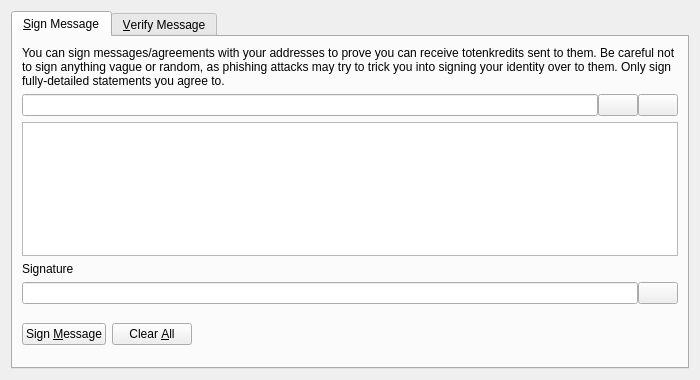
<?xml version="1.0" encoding="UTF-8"?>
<ui version="4.0">
 <class>SignVerifyMessageDialog</class>
 <widget class="QDialog" name="SignVerifyMessageDialog">
  <property name="geometry">
   <rect>
    <x>0</x>
    <y>0</y>
    <width>700</width>
    <height>380</height>
   </rect>
  </property>
  <property name="windowTitle">
   <string>Signatures - Sign / Verify a Message</string>
  </property>
  <property name="modal">
   <bool>true</bool>
  </property>
  <layout class="QVBoxLayout" name="verticalLayout">
   <item>
    <widget class="QTabWidget" name="tabWidget">
     <property name="currentIndex">
      <number>0</number>
     </property>
     <widget class="QWidget" name="tabSignMessage">
      <attribute name="title">
       <string>&amp;Sign Message</string>
      </attribute>
      <layout class="QVBoxLayout" name="verticalLayout_SM">
       <item>
        <widget class="QLabel" name="infoLabel_SM">
         <property name="text">
          <string>You can sign messages/agreements with your addresses to prove you can receive totenkredits sent to them. Be careful not to sign anything vague or random, as phishing attacks may try to trick you into signing your identity over to them. Only sign fully-detailed statements you agree to.</string>
         </property>
         <property name="textFormat">
          <enum>Qt::PlainText</enum>
         </property>
         <property name="wordWrap">
          <bool>true</bool>
         </property>
        </widget>
       </item>
       <item>
        <layout class="QHBoxLayout" name="horizontalLayout_1_SM">
         <property name="spacing">
          <number>0</number>
         </property>
         <item>
          <widget class="QValidatedLineEdit" name="addressIn_SM">
           <property name="toolTip">
            <string>The Totenkredit address to sign the message with</string>
           </property>
          </widget>
         </item>
         <item>
          <widget class="QPushButton" name="addressBookButton_SM">
           <property name="toolTip">
            <string>Choose previously used address</string>
           </property>
           <property name="text">
            <string/>
           </property>
           <property name="icon">
            <iconset resource="../bitcoin.qrc">
             <normaloff>:/icons/address-book</normaloff>:/icons/address-book</iconset>
           </property>
           <property name="shortcut">
            <string>Alt+A</string>
           </property>
           <property name="autoDefault">
            <bool>false</bool>
           </property>
          </widget>
         </item>
         <item>
          <widget class="QPushButton" name="pasteButton_SM">
           <property name="toolTip">
            <string>Paste address from clipboard</string>
           </property>
           <property name="text">
            <string/>
           </property>
           <property name="icon">
            <iconset resource="../bitcoin.qrc">
             <normaloff>:/icons/editpaste</normaloff>:/icons/editpaste</iconset>
           </property>
           <property name="shortcut">
            <string>Alt+P</string>
           </property>
           <property name="autoDefault">
            <bool>false</bool>
           </property>
          </widget>
         </item>
        </layout>
       </item>
       <item>
        <widget class="QPlainTextEdit" name="messageIn_SM">
         <property name="toolTip">
          <string>Enter the message you want to sign here</string>
         </property>
        </widget>
       </item>
       <item>
        <widget class="QLabel" name="signatureLabel_SM">
         <property name="text">
          <string>Signature</string>
         </property>
         <property name="textFormat">
          <enum>Qt::PlainText</enum>
         </property>
        </widget>
       </item>
       <item>
        <layout class="QHBoxLayout" name="horizontalLayout_2_SM">
         <property name="spacing">
          <number>0</number>
         </property>
         <item>
          <widget class="QLineEdit" name="signatureOut_SM">
           <property name="font">
            <font>
             <italic>true</italic>
            </font>
           </property>
           <property name="readOnly">
            <bool>true</bool>
           </property>
          </widget>
         </item>
         <item>
          <widget class="QPushButton" name="copySignatureButton_SM">
           <property name="toolTip">
            <string>Copy the current signature to the system clipboard</string>
           </property>
           <property name="text">
            <string/>
           </property>
           <property name="icon">
            <iconset resource="../bitcoin.qrc">
             <normaloff>:/icons/editcopy</normaloff>:/icons/editcopy</iconset>
           </property>
           <property name="autoDefault">
            <bool>false</bool>
           </property>
          </widget>
         </item>
        </layout>
       </item>
       <item>
        <layout class="QHBoxLayout" name="horizontalLayout_3_SM">
         <item>
          <widget class="QPushButton" name="signMessageButton_SM">
           <property name="toolTip">
            <string>Sign the message to prove you own this Totenkredit address</string>
           </property>
           <property name="text">
            <string>Sign &amp;Message</string>
           </property>
           <property name="icon">
            <iconset resource="../bitcoin.qrc">
             <normaloff>:/icons/edit</normaloff>:/icons/edit</iconset>
           </property>
           <property name="autoDefault">
            <bool>false</bool>
           </property>
          </widget>
         </item>
         <item>
          <widget class="QPushButton" name="clearButton_SM">
           <property name="toolTip">
            <string>Reset all sign message fields</string>
           </property>
           <property name="text">
            <string>Clear &amp;All</string>
           </property>
           <property name="icon">
            <iconset resource="../bitcoin.qrc">
             <normaloff>:/icons/remove</normaloff>:/icons/remove</iconset>
           </property>
           <property name="autoDefault">
            <bool>false</bool>
           </property>
          </widget>
         </item>
         <item>
          <spacer name="horizontalSpacer_1_SM">
           <property name="orientation">
            <enum>Qt::Horizontal</enum>
           </property>
           <property name="sizeHint" stdset="0">
            <size>
             <width>40</width>
             <height>48</height>
            </size>
           </property>
          </spacer>
         </item>
         <item>
          <widget class="QLabel" name="statusLabel_SM">
           <property name="font">
            <font>
             <weight>75</weight>
             <bold>true</bold>
            </font>
           </property>
           <property name="text">
            <string/>
           </property>
           <property name="wordWrap">
            <bool>true</bool>
           </property>
          </widget>
         </item>
         <item>
          <spacer name="horizontalSpacer_2_SM">
           <property name="orientation">
            <enum>Qt::Horizontal</enum>
           </property>
           <property name="sizeHint" stdset="0">
            <size>
             <width>40</width>
             <height>48</height>
            </size>
           </property>
          </spacer>
         </item>
        </layout>
       </item>
      </layout>
     </widget>
     <widget class="QWidget" name="tabVerifyMessage">
      <attribute name="title">
       <string>&amp;Verify Message</string>
      </attribute>
      <layout class="QVBoxLayout" name="verticalLayout_VM">
       <item>
        <widget class="QLabel" name="infoLabel_VM">
         <property name="text">
          <string>Enter the receiver's address, message (ensure you copy line breaks, spaces, tabs, etc. exactly) and signature below to verify the message. Be careful not to read more into the signature than what is in the signed message itself, to avoid being tricked by a man-in-the-middle attack. Note that this only proves the signing party receives with the address, it cannot prove sendership of any transaction!</string>
         </property>
         <property name="textFormat">
          <enum>Qt::PlainText</enum>
         </property>
         <property name="alignment">
          <set>Qt::AlignLeading|Qt::AlignLeft|Qt::AlignTop</set>
         </property>
         <property name="wordWrap">
          <bool>true</bool>
         </property>
        </widget>
       </item>
       <item>
        <layout class="QHBoxLayout" name="horizontalLayout_1_VM">
         <property name="spacing">
          <number>0</number>
         </property>
         <item>
          <widget class="QValidatedLineEdit" name="addressIn_VM">
           <property name="toolTip">
            <string>The Totenkredit address the message was signed with</string>
           </property>
          </widget>
         </item>
         <item>
          <widget class="QPushButton" name="addressBookButton_VM">
           <property name="toolTip">
            <string>Choose previously used address</string>
           </property>
           <property name="text">
            <string/>
           </property>
           <property name="icon">
            <iconset resource="../bitcoin.qrc">
             <normaloff>:/icons/address-book</normaloff>:/icons/address-book</iconset>
           </property>
           <property name="shortcut">
            <string>Alt+A</string>
           </property>
           <property name="autoDefault">
            <bool>false</bool>
           </property>
          </widget>
         </item>
        </layout>
       </item>
       <item>
        <widget class="QPlainTextEdit" name="messageIn_VM"/>
       </item>
       <item>
        <widget class="QValidatedLineEdit" name="signatureIn_VM"/>
       </item>
       <item>
        <layout class="QHBoxLayout" name="horizontalLayout_2_VM">
         <item>
          <widget class="QPushButton" name="verifyMessageButton_VM">
           <property name="toolTip">
            <string>Verify the message to ensure it was signed with the specified Totenkredit address</string>
           </property>
           <property name="text">
            <string>Verify &amp;Message</string>
           </property>
           <property name="icon">
            <iconset resource="../bitcoin.qrc">
             <normaloff>:/icons/transaction_0</normaloff>:/icons/transaction_0</iconset>
           </property>
           <property name="autoDefault">
            <bool>false</bool>
           </property>
          </widget>
         </item>
         <item>
          <widget class="QPushButton" name="clearButton_VM">
           <property name="toolTip">
            <string>Reset all verify message fields</string>
           </property>
           <property name="text">
            <string>Clear &amp;All</string>
           </property>
           <property name="icon">
            <iconset resource="../bitcoin.qrc">
             <normaloff>:/icons/remove</normaloff>:/icons/remove</iconset>
           </property>
           <property name="autoDefault">
            <bool>false</bool>
           </property>
          </widget>
         </item>
         <item>
          <spacer name="horizontalSpacer_1_VM">
           <property name="orientation">
            <enum>Qt::Horizontal</enum>
           </property>
           <property name="sizeHint" stdset="0">
            <size>
             <width>40</width>
             <height>48</height>
            </size>
           </property>
          </spacer>
         </item>
         <item>
          <widget class="QLabel" name="statusLabel_VM">
           <property name="font">
            <font>
             <weight>75</weight>
             <bold>true</bold>
            </font>
           </property>
           <property name="text">
            <string/>
           </property>
           <property name="wordWrap">
            <bool>true</bool>
           </property>
          </widget>
         </item>
         <item>
          <spacer name="horizontalSpacer_2_VM">
           <property name="orientation">
            <enum>Qt::Horizontal</enum>
           </property>
           <property name="sizeHint" stdset="0">
            <size>
             <width>40</width>
             <height>48</height>
            </size>
           </property>
          </spacer>
         </item>
        </layout>
       </item>
      </layout>
     </widget>
    </widget>
   </item>
  </layout>
 </widget>
 <customwidgets>
  <customwidget>
   <class>QValidatedLineEdit</class>
   <extends>QLineEdit</extends>
   <header>qvalidatedlineedit.h</header>
  </customwidget>
 </customwidgets>
 <resources>
  <include location="../bitcoin.qrc"/>
 </resources>
 <connections/>
</ui>
